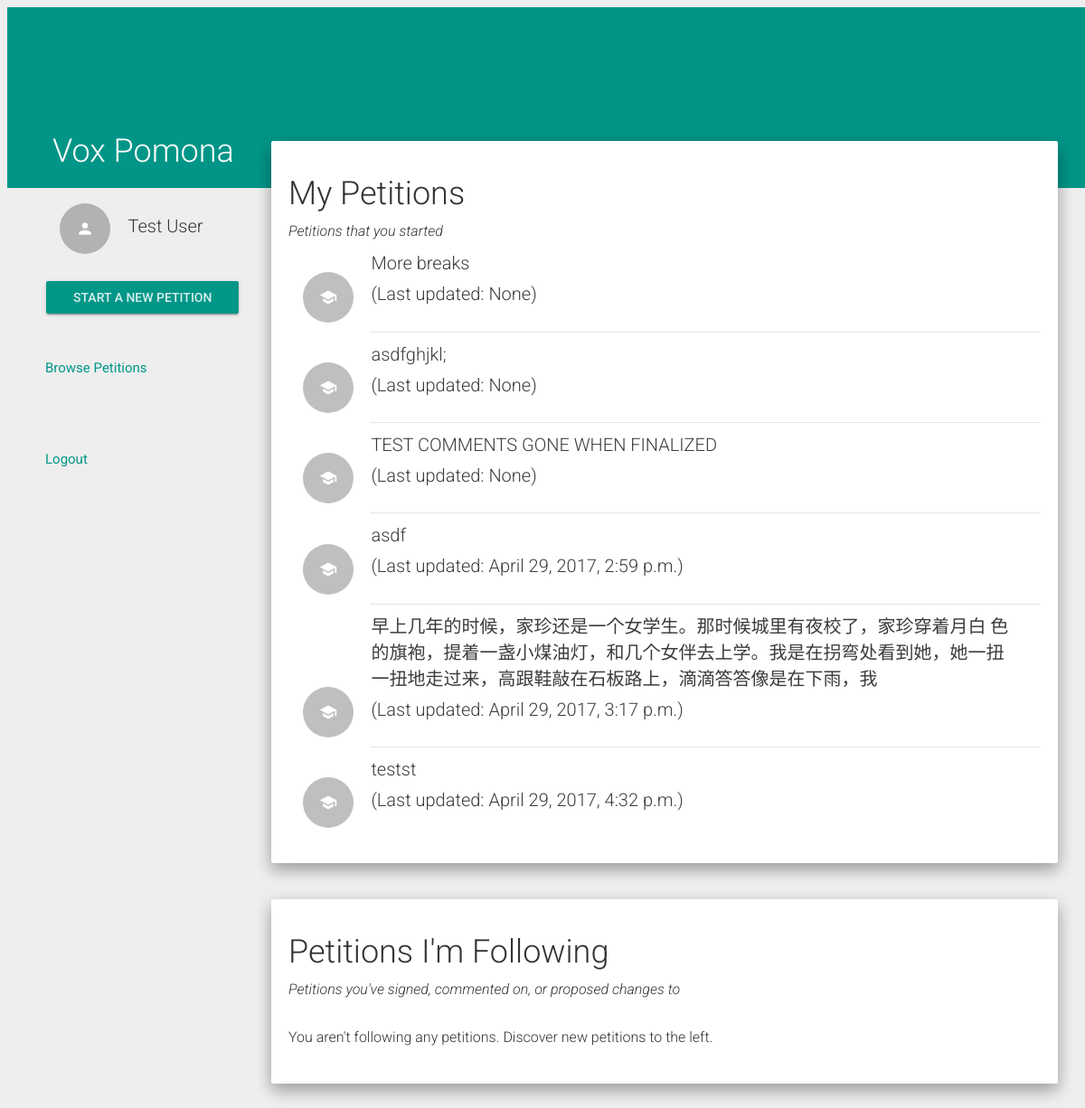
Page /home (signed in) on the earlier database version.
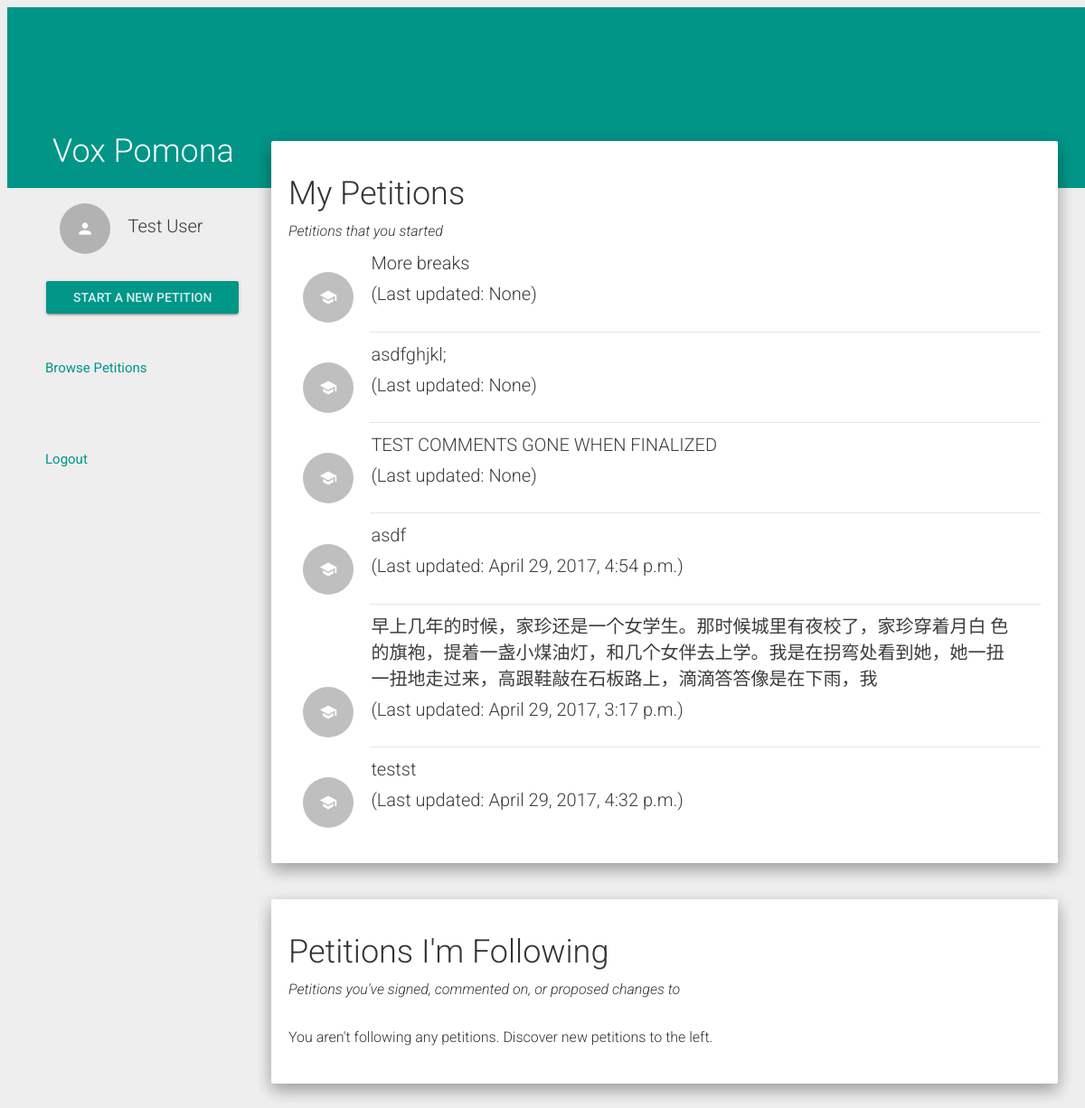
Same page on the later database version.
### VoxPomona/models.py (models this page shows, shortened)
class Petition(models.Model):
    userID = models.ForeignKey(UserInfo, to_field = 'email', on_delete = models.CASCADE)
    petitionID = models.AutoField(primary_key = True)
    ACADEMICS = 'AC'
    ADMINISTRATIVE_ACTION = 'AA'
    CAMPUS_FACILITIES = 'CF'
    COLLEGE_POLICY = 'CP'
    DINING_HALLS = 'DH'
    EXTRACURRICULAR_ACTIVITIES = 'EA'
    RESIDENCE_HALLS = 'RH'
    OTHER = 'OT'
    PETITION_CATEGORY_CHOICES = (
        (ACADEMICS,'Academics'),
        (ADMINISTRATIVE_ACTION, 'Administrative Action'),
        (CAMPUS_FACILITIES, 'Campus Facilities'),
        (COLLEGE_POLICY, 'Campus Policy'),
        (DINING_HALLS, 'Dining Halls'),
        (EXTRACURRICULAR_ACTIVITIES, 'Extracurricular Activities'),
        (RESIDENCE_HALLS, 'Residence Halls'),
        (OTHER,'Other'),
        )
    category = models.CharField(
        max_length = 2,
        choices = PETITION_CATEGORY_CHOICES,
        blank = True
        )
    open_time = models.DateTimeField()
    last_updated = models.DateTimeField()
    threshold = 10
    title = models.CharField(max_length = 100)
    summary = models.CharField(max_length = 1000)
    PERM_CHOICES = (('1','view'),('2','view, sign'),('3','view, sign, comment'),
        ('4','view, sign, comment, propose changes'))
    stu_permission = models.CharField(max_length = 1, choices = PERM_CHOICES, default = 4)
    sta_permission = models.CharField(max_length = 1, choices = PERM_CHOICES, default = 4)
    fac_permission = models.CharField(max_length = 1, choices = PERM_CHOICES, default = 4)
    finalized = models.BooleanField()
    def get_icon(self):
        cat = self.category
        if cat == 'AC':
            return 'school'
        elif cat == 'AA':
            return 'account_balance'
        elif cat == 'CF':
            return 'build'
        elif cat == 'CP':
            return 'gavel'
        elif cat == 'DH':
            return 'restaurant_menu'
        elif cat == 'EA':
            return 'directions_run'
        elif cat == 'RH':
            return 'hotel'
        else:
            return 'toc'
    def get_url(self):
        if self.finalized:
            return '/petition/' + str(self.petitionID)
        return '/view_petition/' + str(self.petitionID)

### VoxPomona/views.py (the view)
# urls.py: url(r'^home', views.home, name='home'),
@login_required
def home(request):
    home_info = get_user_petitions(request)
    return render(request, 'home.html', home_info)

### VoxPomona/views.py (called while the page is built)
@login_required
def get_user_petitions(request):
    user_info = request.user.UserInfo
    myPetL = Petition.objects.filter(userID=user_info.email)
    fwPetL = list(get_follow_petitions(request))
    petDict = {
        'user' : request.user, \
        'UserInfo' : user_info, \
        'my_petitions' : myPetL, \
        'followed_petitions' : fwPetL
    }
    return petDict

### VoxPomona/templates/home.html (shortened to what this page needs)
{% extends 'base.html' %}
{% load staticfiles %}
{% block content %}
<nav class="col-xs-3 menu">
  <div class="user_menu">
    <a href="/profile">
      <div class="list-group">
        <div class="list-group-item">
          <div class="row-action-primary">
            <i class="material-icons">person</i>
          </div>
          <div class="row-content">
            <h4 class="list-group-item-heading ">{{ user.UserInfo.name }}</h4>
          </div>
        </div>
      </div>
    </a>
    <div class="btn-group-vertical">
      <a href="/new_petition" class="btn btn-raised btn-primary">Start a new petition</a>
    </div>
    <br /> <br />
  </div>
  <ul>
    <a href="/search"><li class="withripple">Browse Petitions</li></a>
    <li></li>
    <a href="/logout/"><li class="withripple">Logout</li></a>
  </ul>
</nav>
<div class="pages col-xs-9">
	<div class ="well">
    <h1>My Petitions</h1>
    <p><em>Petitions that you started</em></p>
    <div class="list-group">
      {% if my_petitions %}
        {% for pet in my_petitions %}
          <a href="{{ pet.get_url }}">
            <div class="list-group-item">
              <div class="row-action-primary">
                <i class="material-icons">{{ pet.get_icon }}</i>
              </div>
              <div class="row-content">
                <h4 class="list-group-item-heading "> {{ pet.title }} </h4>
                <p class="list-group-item-heading "> (Last updated: {{ pet.last_updated }})</p>
              </div>
            </div>
          </a>
          {% if not forloop.last %}
            <div class="list-group-separator"></div>
          {% endif %}
        {% endfor %}
      {% else %}
        <br />
        <p> You haven't started any petitions. Start one by clicking the button to the left. </p>
      {% endif %}
    </div>
  </div>
  <br />
  <div class ="well">
    <h1>Petitions I'm Following</h1>
    <p><em>Petitions you've signed, commented on, or proposed changes to</em></p>
    <div class="list-group">
      {% if followed_petitions %}
        {% for pet in followed_petitions %}
          <a href="{{ pet.get_url }}">
            <div class="list-group-item">
              <div class="row-action-primary">
                <i class="material-icons">{{ pet.get_icon }}</i>
              </div>
              <div class="row-content">
                <h4 class="list-group-item-heading "> {{ pet.title }} </h4>
                <p class="list-group-item-heading "> Started by: {{ pet.get_creator_name }} ({{pet.get_creator_user_type}}) (Last updated: {{ pet.last_updated }})</p>
              </div>
            </div>
          </a>
          {% if not forloop.last %}
            <div class="list-group-separator"></div>
          {% endif %}
        {% endfor %}
      {% else %}
        <br />
        <p> You aren't following any petitions. Discover new petitions to the left. </p>
      {% endif %}
    </div>
  </div>
</div>
{% endblock %}

Differences in the rows shown:
changed Petition "asdf": last_updated "April 29, 2017, 2:59 p.m." → "April 29, 2017, 4:54 p.m."
